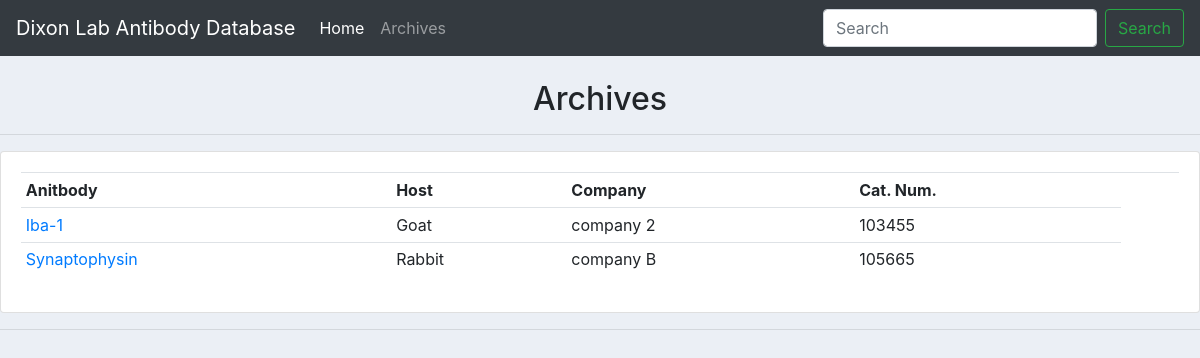
/archives/, run on the app's committed database.
### abdb/models.py (models this page shows, shortened)
class AntibodyArc(models.Model):
    cat_num = models.CharField(max_length=200, null=True, unique=True)
    name = models.CharField(max_length=200, null=True)
    HOST = (('Rabbit', 'Rabbit'),('Mouse','Mouse'),('Rat','Rat'),('Goat','Goat'),('Horse','Horse'),('Chicken','Chicken'),('Guinea Pig','Guinea Pig'),('Other', 'Other'),)
    host = models.CharField(max_length=200, null=True, choices=HOST)
    company = models.CharField(max_length=200, null=True)
    most_recent_lot_num = models.CharField(max_length=200, null=True)
    recommended_WB_concentration = models.CharField(max_length=200, null=True, blank=True)
    recommended_IHC_concentration = models.CharField(max_length=200, null=True, blank=True)
    recommended_IHCp_concentration = models.CharField(max_length=200, null=True, blank=True)
    recommended_IF_concentration = models.CharField(max_length=200, null=True, blank=True)
    notes = models.CharField(max_length=200, null=True, blank=True)
    date_created = models.DateTimeField(auto_now_add=True, null=True)

### abdb/views.py (the view)
# urls.py: path('archives/',views.archives, name='archives'),
def archives(request):
    antibody = AntibodyArc.objects.all().order_by("name")
    context = {'antibody': antibody}
    return render(request,'abdb/archives.html', context)

### abdb/templates/abdb/archives.html
{% extends 'abdb/main.html' %}
{% block content %}
<br>
<div class="row">
	<div class="col-md">
		<center>
		<h2>Archives</h2>
		</center>
		<hr>
		<div class="card card-body">
			<table class="table table-sm">
				<tr>
					<th>Anitbody</th>
					<th>Host</th>
					<th>Company</th>
					<th>Cat. Num.</th>
					<th>      </th>
					<th>      </th>
				</tr>
				{% for i in antibody %}
					<tr>
            <td><a href="{% url 'antibody_archive' i.id %}">{{i.name}}</a></td>
						<td>{{i.host}}</td>
						<td>{{i.company}}</td>
						<td>{{i.cat_num}}</td>
					</tr>
				{% endfor %}
			</table>
		</div>
	</div>
</div>
{% endblock %}

### abdb/templates/abdb/main.html (style rules this page uses)
body { background-color: #ebeff5; }

### data on the page
AntibodyArc: name "Iba-1", host "Goat", company "company 2", cat_num "103455"
AntibodyArc: name "Synaptophysin", host "Rabbit", company "company B", cat_num "105665"
